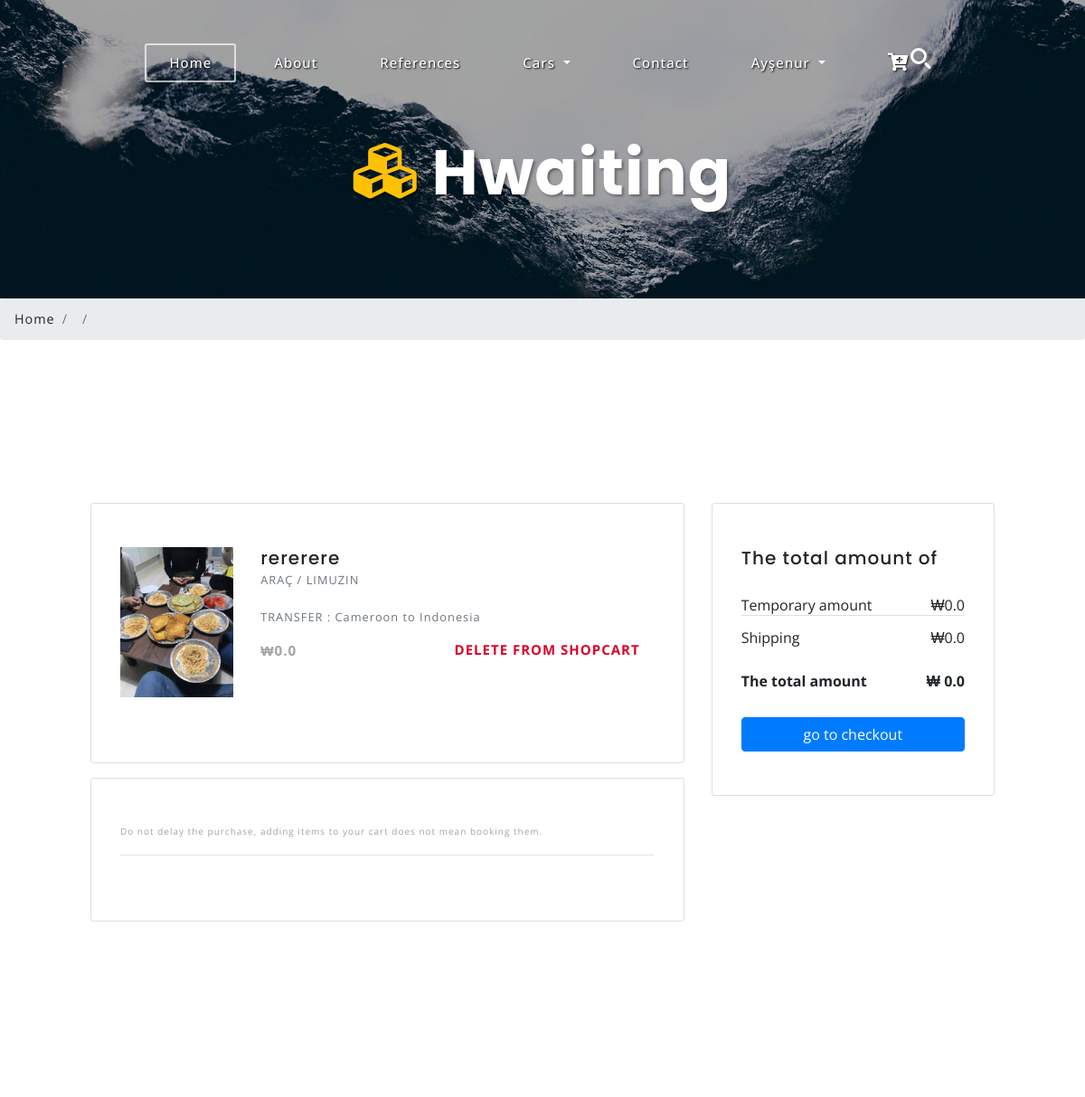
The app's page /reservation/ (signed in, upper part), older data.
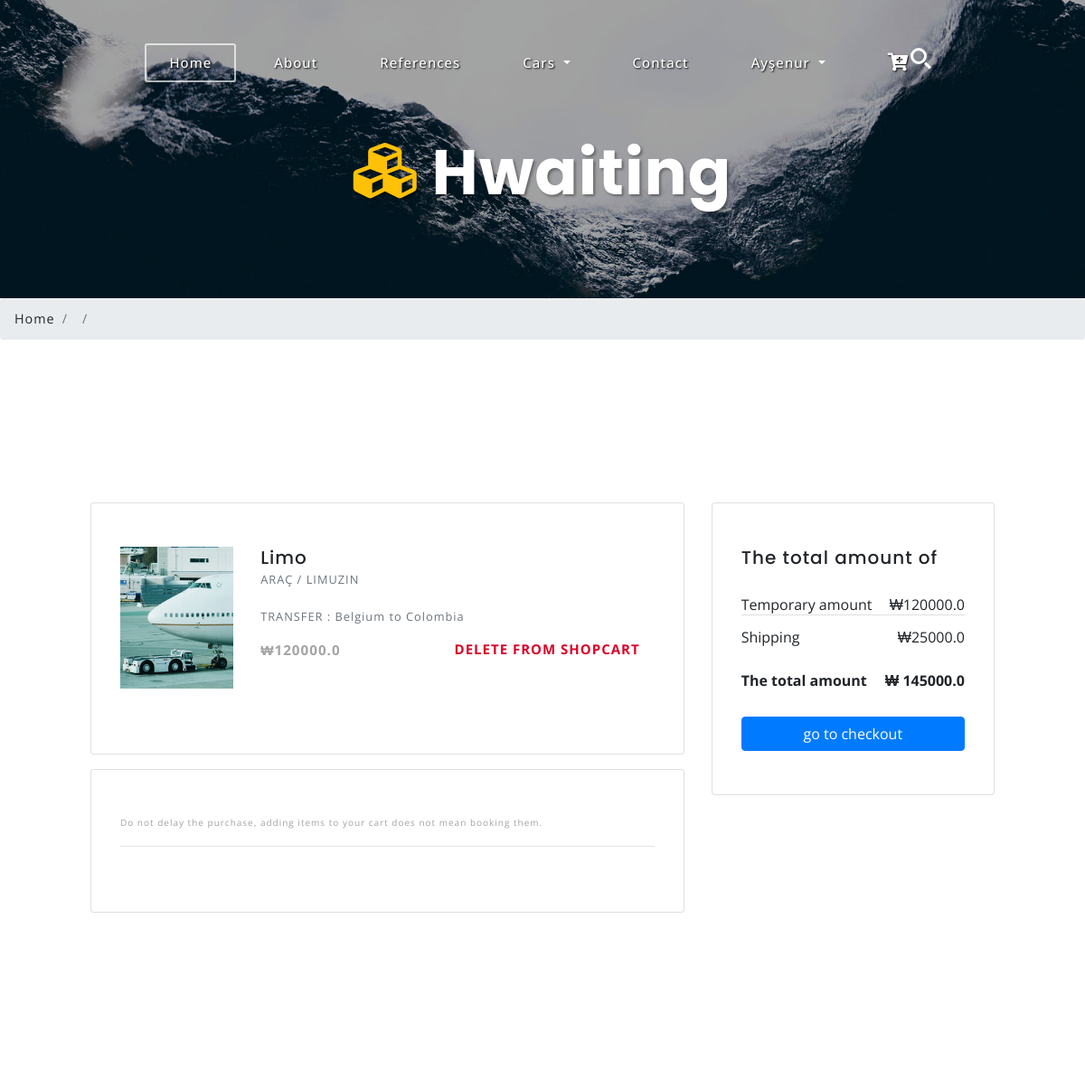
The same page, newer data.
### reservation/models.py (models this page shows, shortened)
class ShopCart (models.Model):
    user = models.ForeignKey(User, on_delete=models.SET_NULL, null=True)
    car = models.ForeignKey(Car, on_delete=models.SET_NULL, null=True)
    from_location = models.CharField( max_length=50, null=True)
    to_location = models.CharField( max_length=50, null=True)
    date = models.CharField( max_length=50, null=True)
    time = models.CharField( max_length=50, null=True)
    @property
    def calculated_price(self):
        return (self.car.km_price + self.car.base_price)

### car/models.py (models this page shows, shortened)
class Car(models.Model):
    STATUS = (
        ('True', 'Evet'),
        ('False', 'Hayır'),
    )
    status = models.CharField(max_length=10, choices=STATUS)
    category = models.ForeignKey(Category, on_delete=models.CASCADE)
    title = models.CharField(max_length=30)
    detail = RichTextField()
    base_price = models.FloatField(null=False, default="0")
    km_price = models.FloatField(null=False,default="0")
    capasity = models.CharField(max_length=255, blank=True)
    description = models.CharField(max_length=30)
    keywords = models.CharField(max_length=255)
    image = models.ImageField(blank=True, upload_to='images/')
    slug = models.SlugField(null=False, unique=True)
    created_at = models.DateTimeField(auto_now_add=True)
    updated_at = models.DateTimeField(auto_now=True)
    def __str__(self):
        return self.title
    def image_tag(self):
        return mark_safe('<img src="{}" height="50"/>'.format(self.image.url))
    image_tag.short_description = 'Image'

class Category(MPTTModel):
    STATUS = (
        ('True', 'Evet'),
        ('False', 'Hayır'),
    )
    title = models.CharField(max_length=30)
    keywords = models.CharField(max_length=255)
    description = models.CharField(max_length=255)
    detail = RichTextField()
    status = models.CharField(max_length=10, choices=STATUS)
    image = models.ImageField(blank=True, upload_to='images/')
    slug = models.SlugField(null=False, unique=True)
    parent= models.ForeignKey('self', blank=True, null=True, related_name='children', on_delete=models.CASCADE)
    created_at = models.DateTimeField(auto_now_add=True)
    updated_at = models.DateTimeField(auto_now=True)
    parent = TreeForeignKey('self', on_delete=models.CASCADE, null=True, blank=True, related_name='children')
    class MPTTMeta:
        order_insertion_by = ['title']
    def __str__(self):
        full_path = [self.title]
        k = self.parent
        while k is not None:
            full_path.append(k.title)
            k = k.parent
        return ' / '.join(full_path[::-1])
    def image_tag(self):
        return mark_safe('<img src="{}" height="50"/>'.format(self.image.url))
    image_tag.short_description = 'Image'

### reservation/views.py (the view)
# urls.py: path('reservation/', reservationviews.shopcart, name='reservation'),
def shopcart(request):
   category = Category.objects.all()
   current_user = request.user
   shopcart = ShopCart.objects.filter(user_id = current_user.id)
   request.session['cart_items'] = ShopCart.objects.filter(user_id=current_user.id).count()  # count items in shop cart
   total = 0
   context = {
      'shopcart': shopcart,
      'category': category
   }
   return render(request,'reservation.html',context)

### home/templates/reservation.html (shortened to what this page needs)
{% extends "homebase.html" %}
{% block content %}
<div class="banner-inner" id="home">
		<div class="wrapper-inner">
			<h3 class="logo text-center">
				<a class="navbar-brand" href="index.html">
					<i class="fas fa-cubes"></i> Hwaiting</a>
			</h3>
		</div>
	</div>
	<ol class="breadcrumb">
		<li class="breadcrumb-item">
			<a >Home</a>
		</li>
        <li class="breadcrumb-item">
		</li>
		<li class="breadcrumb-item active">{{ car.title}} </li>
	</ol>
<section class="banner-bottom-agile-w3ls" style="margin: 100px;">
  <div class="row">
    <div class="col-lg-8">
      {% for dl in shopcart %}
      <div class="card wish-list mb-3">
        <div class="card-body">
          <div class="row mb-4">
            <div class="col-md-5 col-lg-3 col-xl-3">
              <div class="view zoom overlay z-depth-1 rounded mb-3 mb-md-0">
                <img class="img-fluid w-100"
                  src="{{dl.car.image.url}}"   alt="Sample">
              </div>
            </div>
            <div class="col-md-7 col-lg-9 col-xl-9">
              <div>
                <div class="d-flex justify-content-between">
                  <div>
                    <h5>{{dl.car}}</h5>
                    <p class="mb-3 text-muted text-uppercase small">{{dl.car.category}}</p>
                    <p class="mb-2 text-muted  small"> TRANSFER :  {{dl.from_location}}  to   {{dl.to_location}} </p>
                  </div>
                </div>
                <div class="d-flex justify-content-between align-items-center">
                  <p class="mb-0"><span><strong> &#x20A9;{{dl.car.base_price}}</strong></span></p>
                  <div>
                    <a href="/shopcart/deletecart/{{dl.id}}" onclick="return confirm('You will delete the car. If you want to delete please click okay!')" type="button" class=" small text-uppercase mr-3">
                           <p class="mb-0 text-uppercase "><span><strong style="font-size: 15px; color: #d90429">Delete from shopcart</strong> </span></p>
                    </a>
                  </div>
                </div>
              </div>
            </div>
          </div>
        </div>
      </div>
      <div class="card mb-3">
        <div class="card-body">
                <p style="font-size:10px" > Do not delay the purchase, adding
            items to your cart does not mean booking them.</p>
          <hr class="mb-4">
        </div>
      </div>
    </div>
    <div class="col-lg-4">
      <div class="card mb-3">
        <div class="card-body">
          <h5 class="mb-3">The total amount of</h5>
          <ul class="list-group list-group-flush">
            <li class="list-group-item d-flex justify-content-between align-items-center border-0 px-0 pb-0">
              Temporary amount
              <span>&#x20A9;{{dl.car.base_price}}</span>
            </li>
            <li class="list-group-item d-flex justify-content-between align-items-center px-0">
              Shipping
              <span>&#x20A9;{{dl.car.km_price}}</span>
            </li>
            <li class="list-group-item d-flex justify-content-between align-items-center border-0 px-0 mb-3">
              <div>
                <strong>The total amount </strong>
              </div>
              <span><strong> &#x20A9; {{dl.calculated_price}} </strong></span>
            </li>
          </ul>
          <button type="button" class="btn btn-primary btn-block waves-effect waves-light">go to checkout</button>
        </div>
      </div>
      {%endfor %}
    </div>
  </div>
</section>
{% endblock %}

### home/templates/homebase.html (shortened to what this page needs)
<!DOCTYPE html>
<html lang="en">
<head>
	{% load static %}
	<link href="{% static 'css/bootstrap.css'  %}" rel='stylesheet' type='text/css' />
	<link rel="stylesheet" href="{% static 'css/owl.carousel.css'  %}" type="text/css" media="all">
	<link rel="stylesheet" href="{% static 'css/owl.theme.css'  %}" type="text/css" media="all">
	<link href="{% static 'css/style.css'  %}" rel='stylesheet' type='text/css' />
	<link href="{% static 'css/fontawesome-all.css'  %}" rel="stylesheet">
	<link href="{% static 'css/lightbox.css'  %}" rel='stylesheet' type='text/css' />
	<link rel="stylesheet" href="{% static 'css/contact.css'  %}" type="text/css" media="all">
	<link rel="stylesheet" href="https://ajax.googleapis.com/ajax/libs/jqueryui/1.11.4/themes/smoothness/jquery-ui.css">
</head>
<body>
	<div class="banner" id="home">
        {% include 'header.html' %}
        {% block content %}  {% endblock %}
    </div>
</body>
</html>

### home/templates/header.html (shortened to what this page needs)
<header>
	<nav class="navbar navbar-expand-lg navbar-light top-header" >
		<div class="search">
			<div class="cd-main-header">
				<ul class="cd-header-buttons">
					<li>
						<a class="cd-search-trigger" href="#cd-search">
							<span></span>
						</a>
					</li>
				</ul>
			</div>
						{%load mptt_tags %}
		</div>
				<div class="collapse navbar-collapse" id="navbarSupportedContent">
			<ul class="navbar-nav mx-auto">
				<li class="nav-item active">
					<a class="nav-link ml-lg-0" href="/home">Home
					</a>
				</li>
				<li class="nav-item">
					<a class="nav-link" href="/aboutus">About</a>
				</li>
				 <li class="nav-item dropdown">
					<a class="nav-link" href="/references">References</a>
				</li>
				<li class="nav-item dropdown">
					 {% load mptt_tags %}
					<a class="nav-link dropdown-toggle" href="#"  role="button" data-toggle="dropdown" aria-haspopup="true"
							aria-expanded="false">
							Cars
					</a>
				</li>
				<li class="nav-item">
					<a class="nav-link" href="/contact">Contact</a>
				</li>
				{% if user.id is not None %}
				<li class="nav-item dropdown">
							<a class="nav-link dropdown-toggle " href="#" id="navbarDropdown" role="button" data-toggle="dropdown" aria-haspopup="true"
							    aria-expanded="false"
							>
								{{user.first_name}}
							</a>
							<li class="nav-item">
								<a class="nav-link" href="/reservation"><i class="fas fa-cart-plus fa-lg"></i></a>
							</li>
				 {% endif %}
			</ul>
		</div>
	</nav>
</header>

### home/templates/footer.html (shortened to what this page needs)
{% load static %}

### home/static/css/style.css (style rules this page uses)
html, body { margin: 0; font-size: 100%; font-family: 'Open Sans', sans-serif; background: #fff; }
body a { text-decoration: none; transition: 0.5s all; -webkit-transition: 0.5s all; -moz-transition: 0.5s all; -o-transition: 0.5s all; -ms-transition: 0.5s all; font-family: 'Open Sans', sans-serif; }
h1, h2, h3, h4, h5, h6 { margin: 0; font-family: 'Poppins', sans-serif; letter-spacing: 1px; }
p { margin: 0; font-size: 0.95em; color: #a5a3a3; line-height: 2em; letter-spacing: 1px; }
ul { margin: 0; padding: 0; }
h3.logo a.navbar-brand { font-size: 3em; letter-spacing: 2px; text-shadow: 2px 2px 3px rgba(0, 0, 0, 0.36); color: #fff; margin: 0; font-weight: 700; font-family: 'Poppins', sans-serif; }
h3.logo a.navbar-brand i { color: #ffc107; }
.top-header { position: absolute; width: 100%; z-index: 9; padding: 3em 2em; }
.navbar-light .navbar-nav .nav-link, .dropdown-item { color: #ffffff; font-size: 15px; letter-spacing: 1px; margin: 0em 0.5em; padding: 8px 25px; font-weight: 500; border: 2px solid transparent; text-shadow: 1px 1px 2px #000000; }
.navbar-light .navbar-nav .show>.nav-link, .navbar-light .navbar-nav .active>.nav-link, .navbar-light .navbar-nav .nav-link.show, .navbar-light .navbar-nav .nav-link.active, .navbar-light .navbar-nav .nav-link:hover { color: #ffffff; text-shadow: 1px 1px 2px #000000; border: 2px solid #ffffffad; border-radius: 3px; }
.cd-header-buttons { position: absolute; display: inline-block; top: 47px; right: 165px; z-index: 99; }
.cd-header-buttons li { display: inline-block; }
.cd-search-trigger, .cd-nav-trigger { position: relative; display: block; width: 36px; height: 36px; overflow: hidden; white-space: nowrap; color: transparent; z-index: 3; }
.cd-search-trigger::before, .cd-search-trigger::after { content: ''; position: absolute; -webkit-transition: opacity 0.3s; -moz-transition: opacity 0.3s; transition: opacity 0.3s; -webkit-transform: translateZ(0); -moz-transform: translateZ(0); -ms-transform: translateZ(0); -o-transform: translateZ(0); transform: translateZ(0); -webkit-backface-visibility: hidden; backface-visibility: hidden; }
.cd-search-trigger::before { top: 6px; left: 8px; width: 18px; height: 18px; -webkit-border-radius: 50%; -moz-border-radius: 50%; border-radius: 50%; border: 3px solid #fff; }
.cd-search-trigger::after { height: 3px; width: 8px; background: #fff; bottom: 9px; right: 5px; -webkit-transform: rotate(45deg); -moz-transform: rotate(45deg); -ms-transform: rotate(45deg); -o-transform: rotate(45deg); transform: rotate(45deg); }
.cd-search-trigger span { position: absolute; height: 100%; width: 100%; top: 0; left: 0; }
.cd-search-trigger span::before, .cd-search-trigger span::after { content: ''; position: absolute; display: inline-block; height: 3px; width: 22px; top: 50%; margin-top: -2px; left: 50%; margin-left: -11px; background: #fff; opacity: 0; -webkit-transform: translateZ(0); -moz-transform: translateZ(0); -ms-transform: translateZ(0); -o-transform: translateZ(0); transform: translateZ(0); -webkit-backface-visibility: hidden; backface-visibility: hidden; -webkit-transition: opacity 0.3s, -webkit-transform 0.3s; -moz-transition: opacity 0.3s, -moz-transform 0.3s; transition: opacity 0.3s, transform 0.3s; }
.cd-search-trigger span::before { -webkit-transform: rotate(45deg); -moz-transform: rotate(45deg); -ms-transform: rotate(45deg); -o-transform: rotate(45deg); transform: rotate(45deg); }
.cd-search-trigger span::after { -webkit-transform: rotate(-45deg); -moz-transform: rotate(-45deg); -ms-transform: rotate(-45deg); -o-transform: rotate(-45deg); transform: rotate(-45deg); }
.banner-bottom-agile-w3ls { padding: 6em 0; }
.card-body { padding: 3em 2em; }
.wrapper-inner { padding-top: 9em; }
.banner-inner { background: url(../images/banner1.jpg) no-repeat 0px 0px; background-size: cover; -webkit-background-size: cover; -o-background-size: cover; -moz-background-size: cover; -ms-background-size: cover; min-height: 330px; }
li.breadcrumb-item { font-size: 0.9em; letter-spacing: 1px; }
li.breadcrumb-item a { color: #333; }
.breadcrumb-item.active { color: #0062cc; }
@media (max-width:1440px) { .banner-bottom-agile-w3ls { padding: 5em 0; } }
@media (max-width:1280px) { h3.logo a.navbar-brand { font-size: 2.5em; letter-spacing: 1px; } }

### home/static/css/lightbox.css (style rules this page uses)
body:after { display: none; }

### home/static/css/contact.css (style rules this page uses)
body a { text-decoration: none; transition: 0.5s all; -webkit-transition: 0.5s all; -moz-transition: 0.5s all; -o-transition: 0.5s all; -ms-transition: 0.5s all; }

Row changes from the older to the newer data that the page shows:
removed ShopCart: car.image (picture), car "rererere", car.category "ARAÇ / LIMUZIN", from_location "Cameroon", to_location "Indonesia", car.base_price "0.0", car.km_price "0.0", calculated_price "0.0"
added ShopCart: car.image (picture), car "Limo", car.category "ARAÇ / LIMUZIN", from_location "Belgium", to_location "Colombia", car.base_price "120000.0", car.km_price "25000.0", calculated_price "145000.0"
